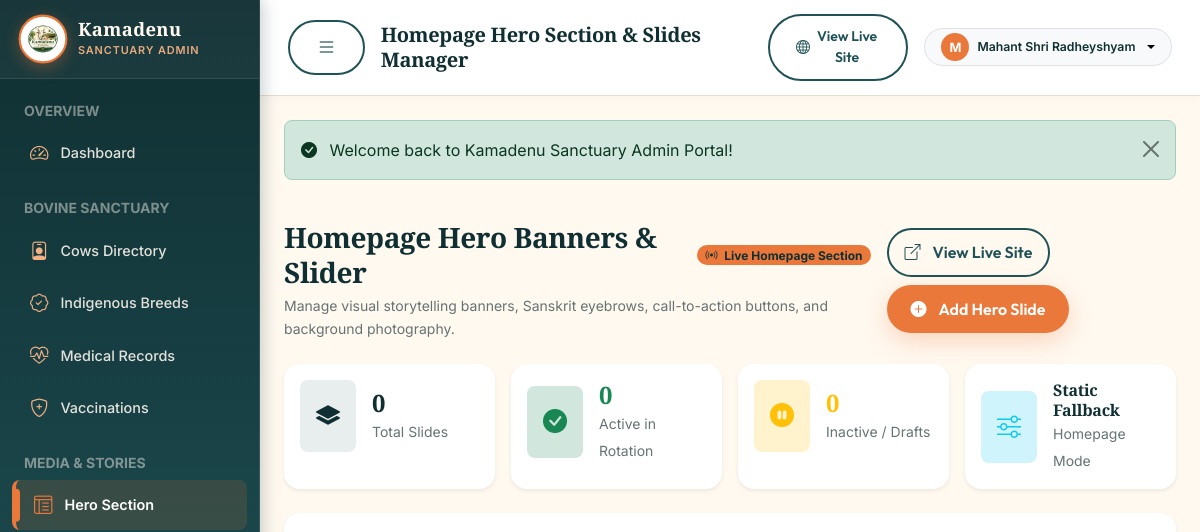
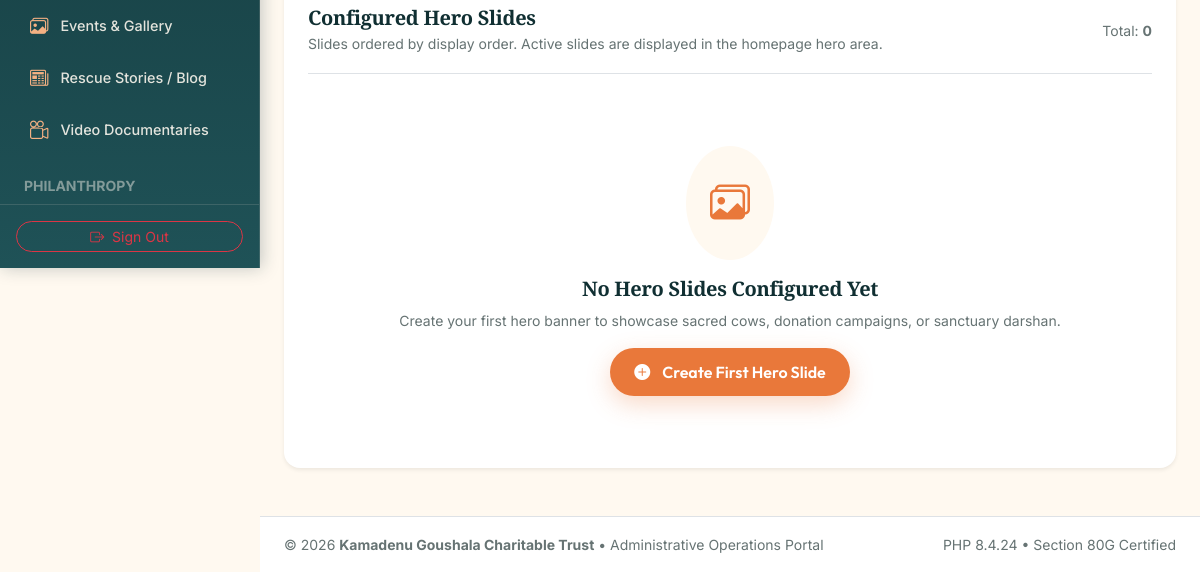
/admin/hero.php (signed in), run on an earlier commit of the app's database (2 pictures, top to bottom).
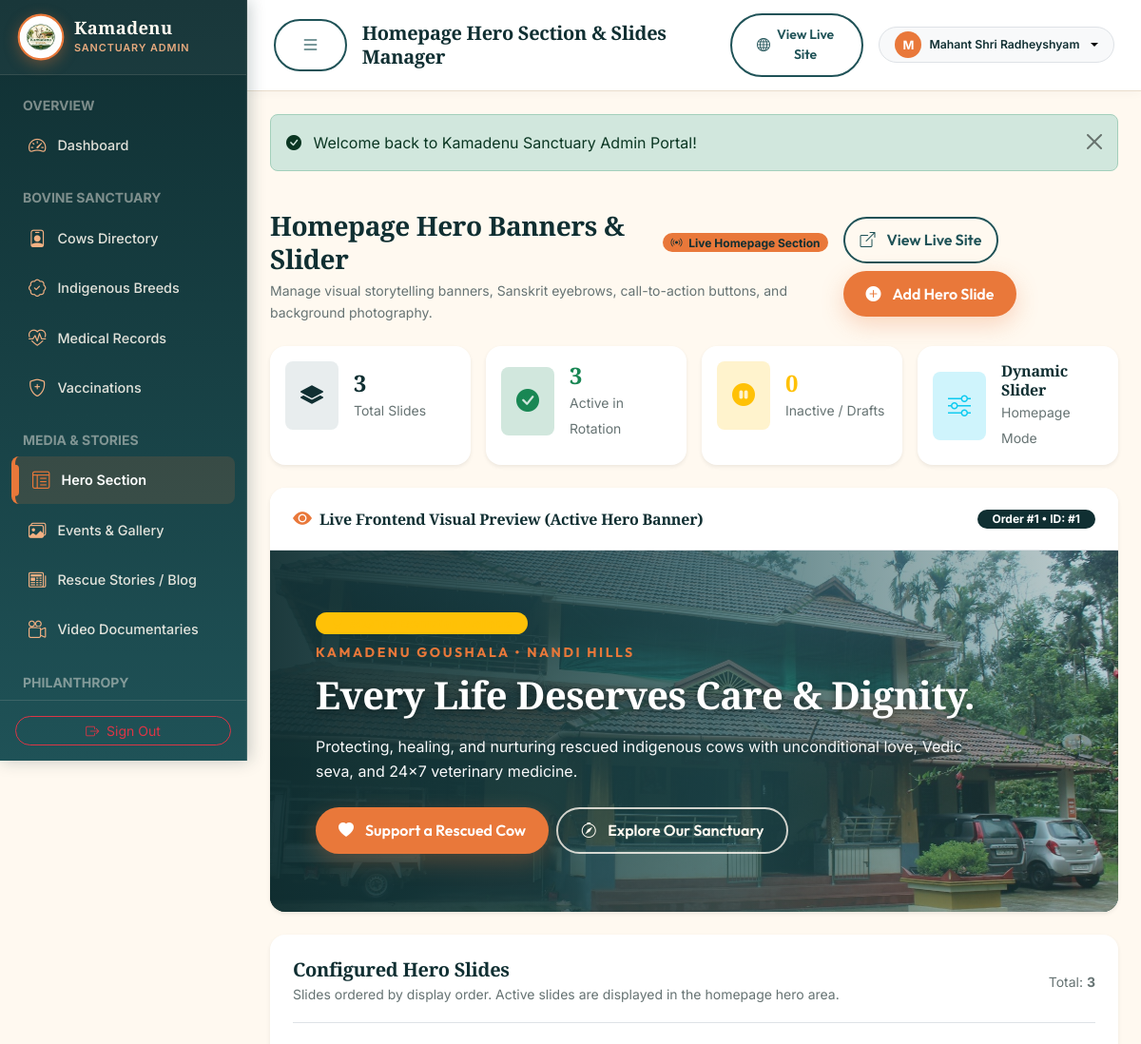
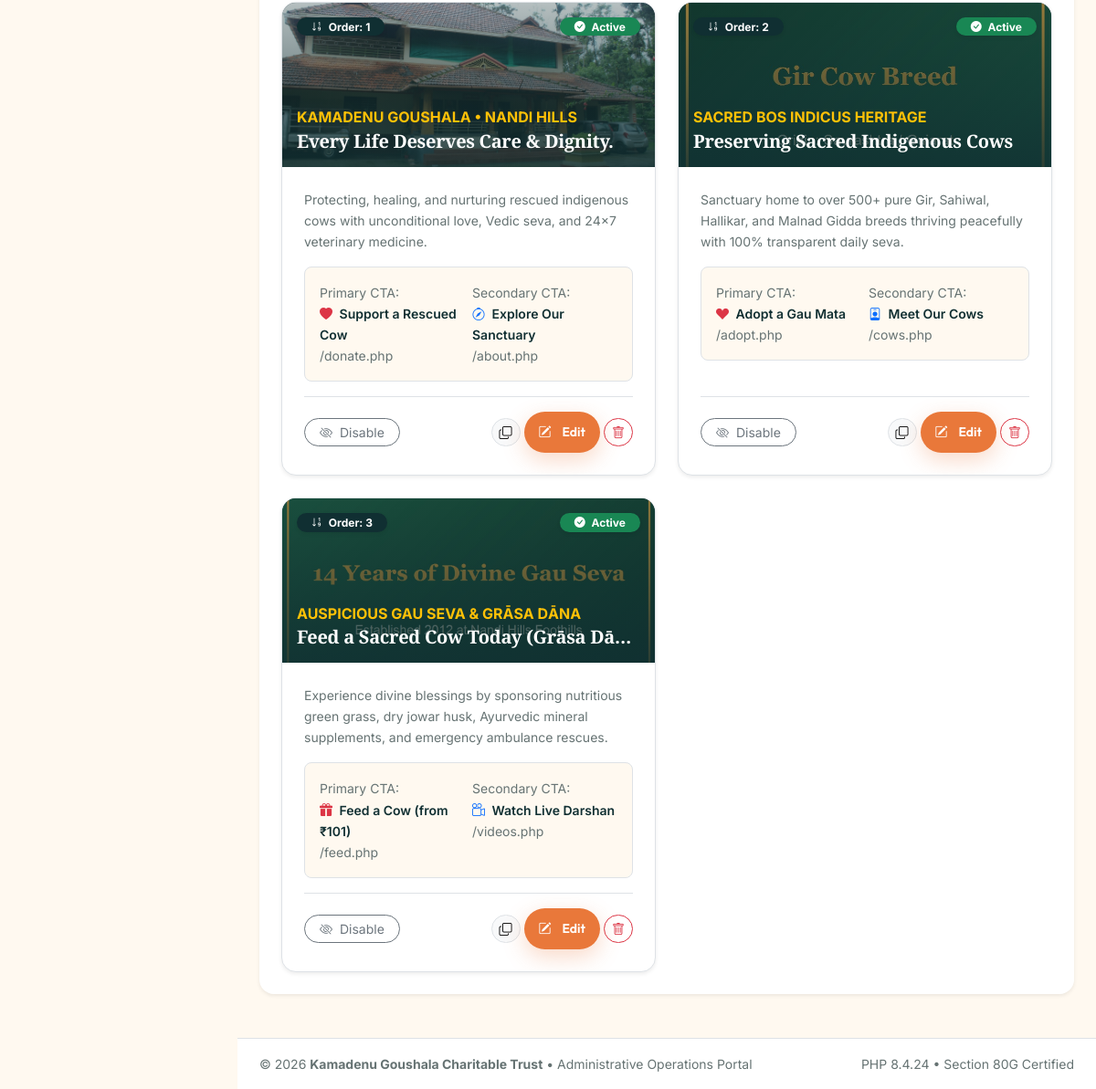
And on a later commit of the database (2 pictures, top to bottom).
### tables this page shows
CREATE TABLE `hero_slides` (
  `id` INT UNSIGNED AUTO_INCREMENT PRIMARY KEY,
  `eyebrow` VARCHAR(100) DEFAULT 'KAMADENU GOUSHALA',
  `title` VARCHAR(255) NOT NULL,
  `subtitle` TEXT DEFAULT NULL,
  `image_path` VARCHAR(255) DEFAULT 'assets/images/hero-cow.jpg',
  `btn_primary_text` VARCHAR(80) DEFAULT 'Support a Cow',
  `btn_primary_url` VARCHAR(255) DEFAULT '/donate.php',
  `btn_primary_icon` VARCHAR(50) DEFAULT 'bi-heart-fill',
  `btn_secondary_text` VARCHAR(80) DEFAULT 'Explore Our Goushala',
  `btn_secondary_url` VARCHAR(255) DEFAULT '/about.php',
  `btn_secondary_icon` VARCHAR(50) DEFAULT 'bi-compass',
  `badge_text` VARCHAR(100) DEFAULT NULL,
  `display_order` INT DEFAULT 0,
  `is_active` TINYINT(1) DEFAULT 1,
  `created_at` TIMESTAMP DEFAULT CURRENT_TIMESTAMP,
  `updated_at` TIMESTAMP DEFAULT CURRENT_TIMESTAMP ON UPDATE CURRENT_TIMESTAMP
);

### classes/Database.php (called while the page is built, shortened)
<?php
class Database {
    private static ?PDO $pdo = null;
    public static function getConnection(): PDO {
        if (self::$pdo === null) {
            self::$pdo = get_db_connection();
        }
        return self::$pdo;
    }
    public static function fetchAll(string $sql, array $params = []): array {
        $stmt = self::getConnection()->prepare($sql);
        $stmt->execute($params);
        return $stmt->fetchAll(PDO::FETCH_ASSOC);
    }
    public static function execute(string $sql, array $params = []): int {
        $stmt = self::getConnection()->prepare($sql);
        $stmt->execute($params);
        return $stmt->rowCount();
    }
}

### includes/functions.php (called while the page is built, shortened)
<?php
function e(?string $value): string {
    return htmlspecialchars($value ?? '', ENT_QUOTES | ENT_SUBSTITUTE, 'UTF-8');
}

### admin/hero.php (the view, shortened to what the rows shown need)
<?php
$slides = Database::fetchAll("SELECT * FROM hero_slides ORDER BY display_order ASC, id ASC");
function get_hero_slide_image_url(string $imagePath): string {
    if (str_starts_with($imagePath, 'assets/') || str_starts_with($imagePath, 'uploads/')) {
        return BASE_URL . '/' . ltrim($imagePath, '/');
    }
    return BASE_URL . '/uploads/hero/' . rawurlencode($imagePath);
}
require_once __DIR__ . '/includes/header.php';
?>
<div class="d-flex flex-column flex-md-row justify-content-between align-items-md-center gap-3 mb-4">
    <div>
        <div class="d-flex align-items-center gap-2 mb-1">
            <h1 class="h3 font-serif text-forest-dark mb-0">Homepage Hero Banners & Slider</h1>
        </div>
    </div>
</div>
<?php if (!empty($slides)): ?>
<?php $previewSlide = !empty($slides) ? (array_values(array_filter($slides, fn($s) => (int)$s['is_active'] === 1))[0] ?? $slides[0]) : null; ?>
<?php if ($previewSlide): ?>
<div class="card rounded-4 border-0 shadow-sm overflow-hidden mb-4 bg-white">
    <div class="card-header bg-white py-3 px-4 border-bottom d-flex flex-wrap justify-content-between align-items-center gap-2">
        <div class="d-flex align-items-center gap-2">
            <i class="bi bi-eye-fill text-gold fs-5"></i>
            <h2 class="h6 font-serif text-forest-dark mb-0">Live Frontend Visual Preview (Active Hero Banner)</h2>
        </div>
        <div class="d-flex align-items-center gap-2">
            <span class="badge bg-forest-dark text-white rounded-pill px-3 py-1 extra-small">
                Order #<?= (int)$previewSlide['display_order']; ?> • ID: #<?= (int)$previewSlide['id']; ?>
            </span>
        </div>
    </div>
    <div class="position-relative overflow-hidden" style="min-height: 380px; max-height: 480px; background: linear-gradient(135deg, #102F32 0%, #1F5257 100%);">
        <img
            src="<?= e(get_hero_slide_image_url($previewSlide['image_path'])); ?>"
            alt="<?= e($previewSlide['title']); ?>"
            class="position-absolute top-0 start-0 w-100 h-100 object-fit-cover opacity-60"
            onerror="this.onerror=null;this.src='<?= BASE_URL; ?>/assets/images/hero-cow.jpg';"
        >
        <div class="position-absolute top-0 start-0 w-100 h-100" style="background: linear-gradient(90deg, rgba(16, 47, 50, 0.95) 0%, rgba(31, 82, 87, 0.70) 55%, rgba(31, 82, 87, 0.25) 100%);"></div>
        <div class="position-relative z-2 p-4 p-md-5 d-flex flex-column justify-content-center h-100" style="min-height: 380px; max-width: 820px;">
            <?php if (!empty($previewSlide['badge_text'])): ?>
                <div class="mb-2">
                    <span class="badge bg-warning bg-opacity-20 text-warning border border-warning border-opacity-50 px-3 py-1 rounded-pill small">
                        <i class="bi bi-award-fill me-1"></i> <?= e($previewSlide['badge_text']); ?>
                    </span>
                </div>
            <?php endif; ?>
            <span class="text-gold fw-bold text-uppercase tracking-wider small mb-2 d-inline-block" style="font-family: var(--font-heading, 'Outfit', sans-serif); letter-spacing: 0.18em;">
                <?= e($previewSlide['eyebrow'] ?: 'KAMADENU GOUSHALA'); ?>
            </span>
            <h1 class="text-white font-serif display-6 fw-bold mb-3" style="text-shadow: 0 2px 10px rgba(0,0,0,0.5);">
                <?= e($previewSlide['title']); ?>
            </h1>
            <p class="text-light text-opacity-90 fs-6 mb-4 max-w-700">
                <?= e($previewSlide['subtitle'] ?: 'Protecting, healing and nurturing rescued cows with compassion, seva and dignity.'); ?>
            </p>
            <div class="d-flex flex-wrap gap-2">
                <?php if (!empty($previewSlide['btn_primary_text'])): ?>
                    <a href="<?= e(str_starts_with($previewSlide['btn_primary_url'], 'http') ? $previewSlide['btn_primary_url'] : BASE_URL . '/' . ltrim($previewSlide['btn_primary_url'], '/')); ?>"
                       class="btn btn-gold rounded-pill px-4 shadow-gold">
                        <i class="bi <?= e($previewSlide['btn_primary_icon'] ?: 'bi-heart-fill'); ?> me-1"></i>
                        <?= e($previewSlide['btn_primary_text']); ?>
                    </a>
                <?php endif; ?>
                <?php if (!empty($previewSlide['btn_secondary_text'])): ?>
                    <a href="<?= e(str_starts_with($previewSlide['btn_secondary_url'], 'http') ? $previewSlide['btn_secondary_url'] : BASE_URL . '/' . ltrim($previewSlide['btn_secondary_url'], '/')); ?>"
                       class="btn btn-outline-light rounded-pill px-4">
                        <i class="bi <?= e($previewSlide['btn_secondary_icon'] ?: 'bi-compass'); ?> me-1"></i>
                        <?= e($previewSlide['btn_secondary_text']); ?>
                    </a>
                <?php endif; ?>
            </div>
        </div>
    </div>
</div>
<?php endif; ?>
<?php endif; ?>
<div class="card p-4 rounded-4 border-0 shadow-sm bg-white mb-4">
    <div class="d-flex flex-wrap justify-content-between align-items-center gap-2 mb-4 pb-3 border-bottom">
        <div>
            <h2 class="h5 font-serif text-forest-dark mb-0">Configured Hero Slides</h2>
        </div>
    </div>
    <?php if (empty($slides)): ?>
        <div class="text-center py-5">
            <div class="p-4 rounded-circle bg-cream-soft text-gold d-inline-flex mb-3">
                <i class="bi bi-images fs-1"></i>
            </div>
            <h3 class="h5 font-serif text-forest-dark">No Hero Slides Configured Yet</h3>
            <p class="text-muted small mb-3">Create your first hero banner to showcase sacred cows, donation campaigns, or sanctuary darshan.</p>
            <button type="button" class="btn btn-gold rounded-pill px-4" data-bs-toggle="modal" data-bs-target="#addSlideModal">
                <i class="bi bi-plus-circle-fill me-1"></i> Create First Hero Slide
            </button>
        </div>
    <?php else: ?>
        <div class="row g-4">
            <?php foreach ($slides as $index => $slide):
                $imgUrl = get_hero_slide_image_url($slide['image_path']);
            ?>
                <div class="col-lg-6">
                    <div class="card h-100 rounded-4 border overflow-hidden shadow-sm position-relative transition-all <?= $slide['is_active'] ? 'border-gold' : 'border-light-subtle opacity-75'; ?>">
                        <div class="position-relative" style="height: 180px; background: #102F32;">
                            <img
                                src="<?= e($imgUrl); ?>"
                                alt="<?= e($slide['title']); ?>"
                                class="w-100 h-100 object-fit-cover"
                                onerror="this.onerror=null;this.src='<?= BASE_URL; ?>/assets/images/hero-cow.jpg';"
                            >
                            <div class="position-absolute top-0 start-0 w-100 h-100" style="background: linear-gradient(180deg, rgba(16,47,50,0.3) 0%, rgba(16,47,50,0.85) 100%);"></div>
                            <div class="position-absolute top-0 start-0 end-0 p-3 d-flex justify-content-between align-items-center">
                                <span class="badge bg-forest-dark bg-opacity-90 text-white rounded-pill px-3 py-1 shadow-sm">
                                    <i class="bi bi-sort-numeric-down me-1"></i> Order: <?= (int)$slide['display_order']; ?>
                                </span>
                                <div class="d-flex align-items-center gap-2">
                                    <?php if ($slide['is_active']): ?>
                                        <span class="badge bg-success rounded-pill px-3 py-1 shadow-sm">
                                            <i class="bi bi-check-circle-fill me-1"></i> Active
                                        </span>
                                    <?php else: ?>
                                        <span class="badge bg-secondary rounded-pill px-3 py-1 shadow-sm">
                                            <i class="bi bi-pause-circle me-1"></i> Draft / Hidden
                                        </span>
                                    <?php endif; ?>
                                </div>
                            </div>
                            <div class="position-absolute bottom-0 start-0 end-0 p-3 text-white">
                                <span class="text-warning extra-small fw-bold text-uppercase tracking-wider d-block">
                                    <?= e($slide['eyebrow'] ?: 'KAMADENU GOUSHALA'); ?>
                                </span>
                                <h3 class="h5 font-serif text-white mb-0 text-truncate">
                                    <?= e($slide['title']); ?>
                                </h3>
                            </div>
                        </div>
                        <div class="card-body p-4 d-flex flex-column justify-content-between">
                            <div>
                                <p class="text-muted small mb-3 line-clamp-2" style="min-height: 40px;">
                                    <?= e($slide['subtitle'] ?: 'No description provided.'); ?>
                                </p>
                                <div class="p-3 rounded-3 bg-cream-soft border mb-3">
                                    <div class="row g-2 small">
                                        <div class="col-sm-6">
                                            <span class="text-muted d-block extra-small">Primary CTA:</span>
                                            <span class="fw-semibold text-forest-dark">
                                                <i class="bi <?= e($slide['btn_primary_icon'] ?: 'bi-heart-fill'); ?> text-danger me-1"></i>
                                                <?= e($slide['btn_primary_text'] ?: 'None'); ?>
                                            </span>
                                            <span class="text-muted d-block text-truncate extra-small"><?= e($slide['btn_primary_url'] ?: '-'); ?></span>
                                        </div>
                                        <div class="col-sm-6">
                                            <span class="text-muted d-block extra-small">Secondary CTA:</span>
                                            <span class="fw-semibold text-forest-dark">
                                                <i class="bi <?= e($slide['btn_secondary_icon'] ?: 'bi-compass'); ?> text-primary me-1"></i>
                                                <?= e($slide['btn_secondary_text'] ?: 'None'); ?>
                                            </span>
                                            <span class="text-muted d-block text-truncate extra-small"><?= e($slide['btn_secondary_url'] ?: '-'); ?></span>
                                        </div>
                                    </div>
                                </div>
                            </div>
                            <div class="d-flex flex-wrap justify-content-between align-items-center gap-2 pt-3 border-top">
                                <form method="POST" action="<?= BASE_URL; ?>/admin/hero.php" class="d-inline">
                                    <button type="submit" class="btn btn-sm <?= $slide['is_active'] ? 'btn-outline-secondary' : 'btn-outline-success'; ?> rounded-pill px-3" title="Toggle Visibility">
                                        <i class="bi <?= $slide['is_active'] ? 'bi-eye-slash' : 'bi-eye'; ?> me-1"></i>
                                        <?= $slide['is_active'] ? 'Disable' : 'Enable'; ?>
                                    </button>
                                </form>
                                <div class="d-flex align-items-center gap-1">
                                    <form method="POST" action="<?= BASE_URL; ?>/admin/hero.php" class="d-inline">
                                        <button type="submit" class="btn btn-sm btn-light border rounded-pill" title="Duplicate Slide">
                                            <i class="bi bi-copy"></i>
                                        </button>
                                    </form>
                                    <button type="button"
                                            class="btn btn-sm btn-gold rounded-pill px-3 edit-slide-btn"
                                            data-bs-toggle="modal"
                                            data-bs-target="#editSlideModal"
                                            data-slide='<?= htmlspecialchars(json_encode($slide), ENT_QUOTES, 'UTF-8'); ?>'
                                            data-imgurl="<?= e($imgUrl); ?>">
                                        <i class="bi bi-pencil-square me-1"></i> Edit
                                    </button>
                                    <button type="button"
                                            class="btn btn-sm btn-outline-danger rounded-pill px-2 delete-slide-btn"
                                            data-bs-toggle="modal"
                                            data-bs-target="#deleteSlideModal"
                                            data-id="<?= (int)$slide['id']; ?>"
                                            data-title="<?= e($slide['title']); ?>">
                                        <i class="bi bi-trash"></i>
                                    </button>
                                </div>
                            </div>
                        </div>
                    </div>
                </div>
            <?php endforeach; ?>
        </div>
    <?php endif; ?>
</div>
<?php require_once __DIR__ . '/includes/footer.php'; ?>

What changed in the data, as far as the page shows it:
added hero_slides: display_order "1", id "1", image_path (picture), eyebrow "KAMADENU GOUSHALA • NANDI HILLS", title "Every Life Deserves Care & Dignity.", subtitle "Protecting, healing, and nurturing rescued indigenous cows with unconditional love, Vedic seva, and 24x7 veterinary medicine.", btn_primary_text "Support a Rescued Cow", btn_secondary_text "Explore Our Sanctuary", is_active 1 (drawn), btn_primary_url "/donate.php", btn_secondary_url "/about.php"
added hero_slides: image_path (picture), display_order "2", is_active 1 (drawn), eyebrow "SACRED BOS INDICUS HERITAGE", title "Preserving Sacred Indigenous Cows", subtitle "Sanctuary home to over 500+ pure Gir, Sahiwal, Hallikar, and Malnad Gidda breeds thriving peacefully with 100% transparent daily seva.", btn_primary_text "Adopt a Gau Mata", btn_primary_url "/adopt.php", btn_secondary_text "Meet Our Cows", btn_secondary_url "/cows.php"
added hero_slides: image_path (picture), display_order "3", is_active 1 (drawn), eyebrow "AUSPICIOUS GAU SEVA & GRĀSA DĀNA", title "Feed a Sacred Cow Today (Grāsa Dā…", subtitle "Experience divine blessings by sponsoring nutritious green grass, dry jowar husk, Ayurvedic mineral supplements, and emergency ambulance rescues.", btn_primary_text "Feed a Cow (from ₹101)", btn_primary_url "/feed.php", btn_secondary_text "Watch Live Darshan", btn_secondary_url "/videos.php"
Also different on the page:
count($slides): "0" → "3"
$activeCount: "0" → "3"
text no longer shown: "Static Fallback No Hero Slides Configured Yet Create your first hero banner to showcase sacred cows, donation campaigns, or sanctuary darshan. Create First Hero Slide"
text now shown: "Dynamic Slider Live Frontend Visual Preview (Active Hero Banner) Order # • ID: #"
